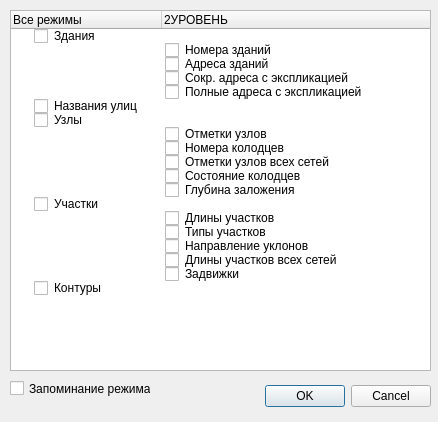
<?xml version="1.0" encoding="UTF-8"?>
<ui version="4.0">
 <class>viewModesDialog</class>
 <widget class="QDialog" name="viewModesDialog">
  <property name="geometry">
   <rect>
    <x>0</x>
    <y>0</y>
    <width>438</width>
    <height>422</height>
   </rect>
  </property>
  <property name="windowTitle">
   <string>Dialog</string>
  </property>
  <widget class="QDialogButtonBox" name="buttonBox">
   <property name="geometry">
    <rect>
     <x>230</x>
     <y>380</y>
     <width>201</width>
     <height>32</height>
    </rect>
   </property>
   <property name="orientation">
    <enum>Qt::Horizontal</enum>
   </property>
   <property name="standardButtons">
    <set>QDialogButtonBox::Cancel|QDialogButtonBox::Ok</set>
   </property>
  </widget>
  <widget class="QTreeWidget" name="treeWidget">
   <property name="geometry">
    <rect>
     <x>10</x>
     <y>10</y>
     <width>421</width>
     <height>361</height>
    </rect>
   </property>
   <property name="sizePolicy">
    <sizepolicy hsizetype="Minimum" vsizetype="Minimum">
     <horstretch>0</horstretch>
     <verstretch>0</verstretch>
    </sizepolicy>
   </property>
   <property name="font">
    <font>
     <pointsize>9</pointsize>
    </font>
   </property>
   <attribute name="headerDefaultSectionSize">
    <number>151</number>
   </attribute>
   <column>
    <property name="text">
     <string>Все режимы</string>
    </property>
   </column>
   <column>
    <property name="text">
     <string>2УРОВЕНЬ</string>
    </property>
   </column>
   <item>
    <property name="text">
     <string>Здания</string>
    </property>
    <property name="checkState">
     <enum>Unchecked</enum>
    </property>
    <property name="text">
     <string/>
    </property>
   </item>
   <item>
    <property name="text">
     <string/>
    </property>
    <property name="text">
     <string>Номера зданий</string>
    </property>
    <property name="checkState">
     <enum>Unchecked</enum>
    </property>
   </item>
   <item>
    <property name="text">
     <string/>
    </property>
    <property name="text">
     <string>Адреса зданий</string>
    </property>
    <property name="checkState">
     <enum>Unchecked</enum>
    </property>
   </item>
   <item>
    <property name="text">
     <string/>
    </property>
    <property name="text">
     <string>Сокр. адреса с экспликацией</string>
    </property>
    <property name="checkState">
     <enum>Unchecked</enum>
    </property>
   </item>
   <item>
    <property name="text">
     <string/>
    </property>
    <property name="text">
     <string>Полные адреса с экспликацией</string>
    </property>
    <property name="checkState">
     <enum>Unchecked</enum>
    </property>
   </item>
   <item>
    <property name="text">
     <string>Названия улиц</string>
    </property>
    <property name="checkState">
     <enum>Unchecked</enum>
    </property>
    <property name="text">
     <string/>
    </property>
   </item>
   <item>
    <property name="text">
     <string>Узлы</string>
    </property>
    <property name="checkState">
     <enum>Unchecked</enum>
    </property>
    <property name="text">
     <string/>
    </property>
   </item>
   <item>
    <property name="text">
     <string/>
    </property>
    <property name="text">
     <string>Отметки узлов</string>
    </property>
    <property name="checkState">
     <enum>Unchecked</enum>
    </property>
   </item>
   <item>
    <property name="text">
     <string/>
    </property>
    <property name="text">
     <string>Номера колодцев</string>
    </property>
    <property name="checkState">
     <enum>Unchecked</enum>
    </property>
   </item>
   <item>
    <property name="text">
     <string/>
    </property>
    <property name="text">
     <string>Отметки узлов всех сетей</string>
    </property>
    <property name="checkState">
     <enum>Unchecked</enum>
    </property>
   </item>
   <item>
    <property name="text">
     <string/>
    </property>
    <property name="text">
     <string>Состояние колодцев</string>
    </property>
    <property name="checkState">
     <enum>Unchecked</enum>
    </property>
   </item>
   <item>
    <property name="text">
     <string/>
    </property>
    <property name="text">
     <string>Глубина заложения</string>
    </property>
    <property name="checkState">
     <enum>Unchecked</enum>
    </property>
   </item>
   <item>
    <property name="text">
     <string>Участки</string>
    </property>
    <property name="checkState">
     <enum>Unchecked</enum>
    </property>
    <property name="text">
     <string/>
    </property>
   </item>
   <item>
    <property name="text">
     <string/>
    </property>
    <property name="text">
     <string>Длины участков</string>
    </property>
    <property name="checkState">
     <enum>Unchecked</enum>
    </property>
   </item>
   <item>
    <property name="text">
     <string/>
    </property>
    <property name="text">
     <string>Типы участков</string>
    </property>
    <property name="checkState">
     <enum>Unchecked</enum>
    </property>
   </item>
   <item>
    <property name="text">
     <string/>
    </property>
    <property name="text">
     <string>Направление уклонов</string>
    </property>
    <property name="checkState">
     <enum>Unchecked</enum>
    </property>
   </item>
   <item>
    <property name="text">
     <string/>
    </property>
    <property name="text">
     <string>Длины участков всех сетей</string>
    </property>
    <property name="checkState">
     <enum>Unchecked</enum>
    </property>
   </item>
   <item>
    <property name="text">
     <string/>
    </property>
    <property name="text">
     <string>Задвижки</string>
    </property>
    <property name="checkState">
     <enum>Unchecked</enum>
    </property>
   </item>
   <item>
    <property name="text">
     <string>Контуры</string>
    </property>
    <property name="checkState">
     <enum>Unchecked</enum>
    </property>
    <property name="text">
     <string/>
    </property>
   </item>
  </widget>
  <widget class="QCheckBox" name="checkBox">
   <property name="geometry">
    <rect>
     <x>10</x>
     <y>380</y>
     <width>141</width>
     <height>17</height>
    </rect>
   </property>
   <property name="text">
    <string>Запоминание режима</string>
   </property>
  </widget>
 </widget>
 <resources/>
 <connections>
  <connection>
   <sender>buttonBox</sender>
   <signal>accepted()</signal>
   <receiver>viewModesDialog</receiver>
   <slot>accept()</slot>
   <hints>
    <hint type="sourcelabel">
     <x>248</x>
     <y>254</y>
    </hint>
    <hint type="destinationlabel">
     <x>157</x>
     <y>274</y>
    </hint>
   </hints>
  </connection>
  <connection>
   <sender>buttonBox</sender>
   <signal>rejected()</signal>
   <receiver>viewModesDialog</receiver>
   <slot>reject()</slot>
   <hints>
    <hint type="sourcelabel">
     <x>316</x>
     <y>260</y>
    </hint>
    <hint type="destinationlabel">
     <x>286</x>
     <y>274</y>
    </hint>
   </hints>
  </connection>
 </connections>
</ui>
